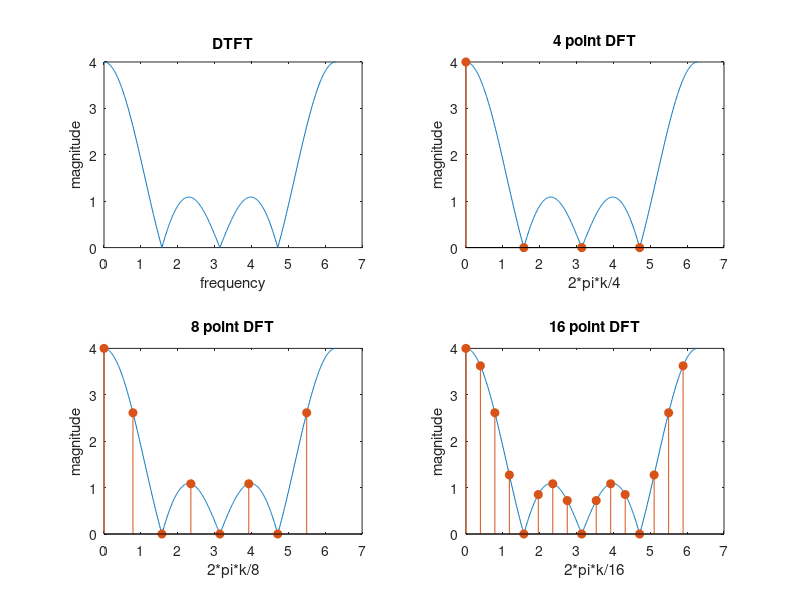

The MATLAB script that drew this image:
clear all;
clc;
w = 0:0.01:2*pi;
Xw = 1+ exp(-j*w)+exp(-j*2*w)+exp(-j*3*w);

% 4 point DFT

xn = ones(1,4);
N=4;
n=0:N-1;
k=0:N-1;
Wn = exp(-j*2*pi*n'*k/N);
Xk = xn*Wn;
subplot(2,2,1);
plot(w, abs(Xw));
xlabel('frequency');
ylabel('magnitude');
title('DTFT');
subplot(2,2,2);
plot(w, abs(Xw));
hold on;
stem(2*pi*k/N,abs(Xk),'filled');
xlabel('2*pi*k/4');
ylabel('magnitude');
title('4 point DFT');

% 8 point DFT

clear N;
xn = [ones(1,4),zeros(1,4)];
N=8;
n=0:N-1;
k=0:N-1;
Wn = exp(-j*2*pi/N*n'*k);
Xk = xn*Wn;
subplot(2,2,3);
plot(w, abs(Xw));
hold on;
stem(2*pi*k/N, abs(Xk), 'filled');
xlabel('2*pi*k/8');
ylabel('magnitude');
title('8 point DFT');

% 16 point DFT

clear N;
xn = [ones(1,4),zeros(1,12)];
N=16;
n=0:N-1;
k=0:N-1;
Wn = exp(-j*2*pi/N*n'*k);
Xk = xn*Wn;
subplot(2,2,4);
plot(w, abs(Xw));
hold on;
stem(2*pi*k/N, abs(Xk), 'filled');
xlabel('2*pi*k/16');
ylabel('magnitude');
title('16 point DFT');
